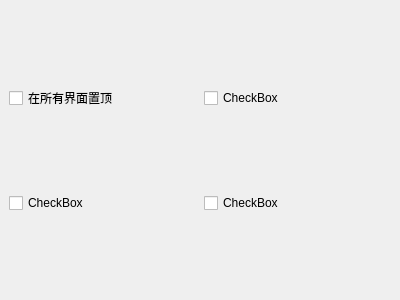
<?xml version="1.0" encoding="UTF-8"?>
<ui version="4.0">
 <class>Form</class>
 <widget class="QWidget" name="Form">
  <property name="geometry">
   <rect>
    <x>0</x>
    <y>0</y>
    <width>400</width>
    <height>300</height>
   </rect>
  </property>
  <property name="windowTitle">
   <string>Form</string>
  </property>
  <widget class="QStackedWidget" name="gridStackedWidget">
   <property name="geometry">
    <rect>
     <x>0</x>
     <y>0</y>
     <width>401</width>
     <height>301</height>
    </rect>
   </property>
   <widget class="QWidget" name="WidgetPage1" native="true">
    <layout class="QGridLayout" name="gridLayout">
     <item row="1" column="0">
      <widget class="QCheckBox" name="checkBox_2">
       <property name="text">
        <string>CheckBox</string>
       </property>
      </widget>
     </item>
     <item row="0" column="0">
      <widget class="QCheckBox" name="on_top_checkBox">
       <property name="text">
        <string>在所有界面置顶</string>
       </property>
      </widget>
     </item>
     <item row="0" column="1">
      <widget class="QCheckBox" name="checkBox_3">
       <property name="text">
        <string>CheckBox</string>
       </property>
      </widget>
     </item>
     <item row="1" column="1">
      <widget class="QCheckBox" name="checkBox_4">
       <property name="text">
        <string>CheckBox</string>
       </property>
      </widget>
     </item>
    </layout>
   </widget>
  </widget>
 </widget>
 <resources/>
 <connections/>
</ui>
